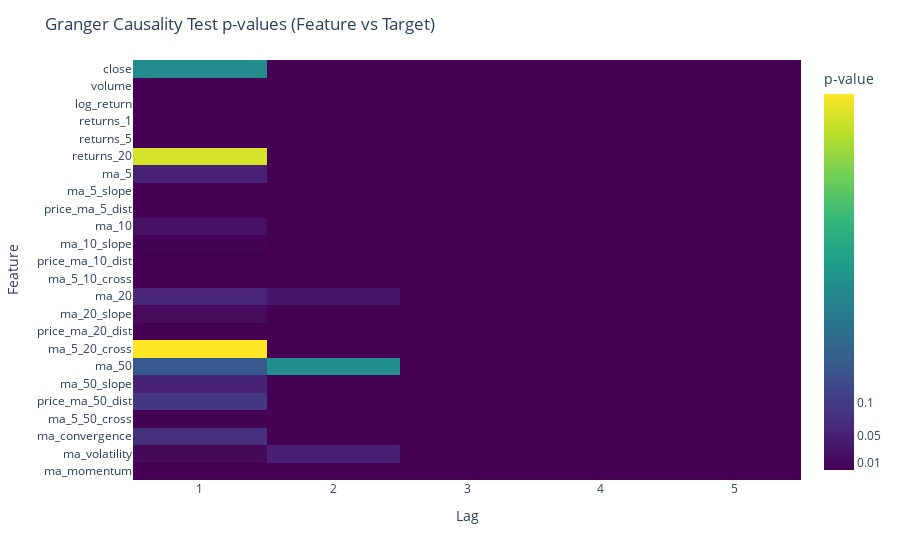

Source (notebook cell):
### Code cell
CSV_FILE = "features_dataset_v1.csv"  # Your data file
results = analyze_and_visualize_features(CSV_FILE)
granger_causality_test(CSV_FILE)

# Access detailed results if needed
correlations = results['feature_correlations']
pearson_matrix = results['pearson_corr']
spearman_matrix = results['spearman_corr']
strong_corr = results['strong_correlations']
top_features = results['top_features']

### Figure 1 — Plotly figure (JSON) as saved in the notebook; plotly's stock layout.template omitted (floating-point values rounded to 4 significant figures)
{"data": [{"coloraxis": "coloraxis", "hovertemplate": "Lag: %{x}<br>Feature: %{y}<br>p-value: %{z}<extra></extra>", "name": "0", "type": "heatmap", "x": [1, 2, 3, 4, 5], "xaxis": "x", "y": ["close", "volume", "log_return", "returns_1", "returns_5", "returns_20", "ma_5", "ma_5_slope", "price_ma_5_dist", "ma_10", "ma_10_slope", "price_ma_10_dist", "ma_5_10_cross", "ma_20", "ma_20_slope", "price_ma_20_dist", "ma_5_20_cross", "ma_50", "ma_50_slope", "price_ma_50_dist", "ma_5_50_cross", "ma_convergence", "ma_volatility", "ma_momentum"], "yaxis": "y", "z": [[0.2694, 0, 0, 0, 0], [0, 0, 0, 0, 0], [0, 0, 0, 0, 0], [0, 0, 0, 0, 0], [0, 0, 0, 0, 0], [0.5207, 0, 0, 0, 0], [0.052, 0, 0, 0, 0], [0, 0, 0, 0, 0], [0, 0, 0, 0, 0], [0.0276, 0, 0, 0, 0], [0.003, 0, 0, 0, 0], [0, 0, 0, 0, 0], [0, 0, 0, 0, 0], [0.0563, 0.0338, 0, 0, 0], [0.0137, 0, 0, 0, 0], [0, 0, 0, 0, 0], [0.5557, 0, 0, 0, 0], [0.1544, 0.2746, 0, 0, 0], [0.0532, 0, 0, 0, 0], [0.0915, 0, 0, 0, 0], [0.0018, 0, 0, 0, 0], [0.0772, 0.0004, 0.0001, 0, 0], [0.0119, 0.0494, 0.0002, 0, 0], [0, 0, 0, 0, 0]]}], "layout": {"coloraxis": {"colorbar": {"ticktext": ["0.01", "0.05", "0.1"], "tickvals": [0.01, 0.05, 0.1], "title": {"text": "p-value"}}, "colorscale": [[0, "#440154"], [0.1111, "#482878"], [0.2222, "#3e4989"], [0.3333, "#31688e"], [0.4444, "#26828e"], [0.5556, "#1f9e89"], [0.6667, "#35b779"], [0.7778, "#6ece58"], [0.8889, "#b5de2b"], [1, "#fde725"]]}, "margin": {"t": 60}, "title": {"text": "Granger Causality Test p-values (Feature vs Target)"}, "xaxis": {"anchor": "y", "domain": [0, 1], "title": {"text": "Lag"}}, "yaxis": {"anchor": "x", "autorange": "reversed", "domain": [0, 1], "title": {"text": "Feature"}}}}
